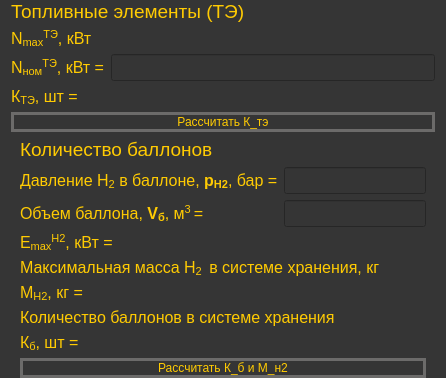
             <widget class="QWidget" name="verticalWidget" native="true">
              <property name="styleSheet">
               <string notr="true">background-color: rgb(53,53, 53);</string>
              </property>
              <layout class="QVBoxLayout" name="verticalLayout_6">
               <property name="topMargin">
                <number>0</number>
               </property>
               <property name="bottomMargin">
                <number>0</number>
               </property>
               <item>
                <widget class="QLabel" name="label_19">
                 <property name="styleSheet">
                  <string notr="true">background-color: rgb(53,53, 53);
color: rgb(255, 203, 2);
</string>
                 </property>
                 <property name="text">
                  <string>&lt;html&gt;&lt;head/&gt;&lt;body&gt;&lt;p&gt;&lt;span style=&quot; font-size:14pt;&quot;&gt;Топливные элементы (ТЭ)&lt;/span&gt;&lt;/p&gt;&lt;/body&gt;&lt;/html&gt;</string>
                 </property>
                </widget>
               </item>
               <item>
                <layout class="QFormLayout" name="formLayout_4">
                 <item row="1" column="0">
                  <widget class="QLabel" name="label_20">
                   <property name="toolTip">
                    <string>&lt;html&gt;&lt;head/&gt;&lt;body&gt;&lt;p&gt;&lt;span style=&quot; font-family:'Times New Roman,serif'; font-size:12pt; color:#353535;&quot;&gt;Максимальная мощность топливного элемента&lt;/span&gt;&lt;/p&gt;&lt;/body&gt;&lt;/html&gt;</string>
                   </property>
                   <property name="whatsThis">
                    <string>&lt;html&gt;&lt;head/&gt;&lt;body&gt;&lt;p&gt;&lt;span style=&quot; font-family:'Times New Roman,serif'; font-size:12pt; color:#353535;&quot;&gt;Максимальная мощность топливного элемента&lt;/span&gt;&lt;/p&gt;&lt;/body&gt;&lt;/html&gt;</string>
                   </property>
                   <property name="styleSheet">
                    <string notr="true">background-color: rgb(53,53, 53);
color: rgb(255, 203, 2);
</string>
                   </property>
                   <property name="text">
                    <string>&lt;html&gt;&lt;head/&gt;&lt;body&gt;&lt;p&gt;&lt;span style=&quot; font-family:'Times New Roman,serif'; font-size:12pt;&quot;&gt;N&lt;/span&gt;&lt;span style=&quot; font-family:'Times New Roman,serif'; font-size:12pt; vertical-align:sub;&quot;&gt;max&lt;/span&gt;&lt;span style=&quot; font-family:'Times New Roman,serif'; font-size:12pt; vertical-align:super;&quot;&gt;ТЭ&lt;/span&gt;&lt;span style=&quot; font-family:'Times New Roman,serif'; font-size:12pt;&quot;&gt;, кВт &lt;/span&gt;&lt;/p&gt;&lt;/body&gt;&lt;/html&gt;</string>
                   </property>
                  </widget>
                 </item>
                 <item row="1" column="1">
                  <widget class="QLabel" name="label_35">
                   <property name="font">
                    <font>
                     <pointsize>12</pointsize>
                    </font>
                   </property>
                   <property name="styleSheet">
                    <string notr="true">background-color: rgb(53,53, 53);
color: rgb(255, 203, 2);</string>
                   </property>
                   <property name="text">
                    <string/>
                   </property>
                  </widget>
                 </item>
                 <item row="2" column="0">
                  <widget class="QLabel" name="label_21">
                   <property name="toolTip">
                    <string>&lt;html&gt;&lt;head/&gt;&lt;body&gt;&lt;p&gt;&lt;span style=&quot; font-family:'Times New Roman,serif'; font-size:12pt; color:#353535;&quot;&gt;Номинальное значение одной энергоустановки на топливных элементах&lt;/span&gt;&lt;/p&gt;&lt;/body&gt;&lt;/html&gt;</string>
                   </property>
                   <property name="whatsThis">
                    <string>&lt;html&gt;&lt;head/&gt;&lt;body&gt;&lt;p&gt;&lt;span style=&quot; font-family:'Times New Roman,serif'; font-size:12pt; color:#353535;&quot;&gt;Номинальное значение одной энергоустановки на топливных элементах&lt;/span&gt;&lt;/p&gt;&lt;/body&gt;&lt;/html&gt;</string>
                   </property>
                   <property name="styleSheet">
                    <string notr="true">background-color: rgb(53,53, 53);
color: rgb(255, 203, 2);
</string>
                   </property>
                   <property name="text">
                    <string>&lt;html&gt;&lt;head/&gt;&lt;body&gt;&lt;p&gt;&lt;span style=&quot; font-family:'Times New Roman,serif'; font-size:12pt;&quot;&gt;N&lt;/span&gt;&lt;span style=&quot; font-family:'Times New Roman,serif'; font-size:12pt; vertical-align:sub;&quot;&gt;ном&lt;/span&gt;&lt;span style=&quot; font-family:'Times New Roman,serif'; font-size:12pt; vertical-align:super;&quot;&gt;ТЭ&lt;/span&gt;&lt;span style=&quot; font-family:'Times New Roman,serif'; font-size:12pt;&quot;&gt;, кВт =&lt;/span&gt;&lt;/p&gt;&lt;/body&gt;&lt;/html&gt;</string>
                   </property>
                  </widget>
                 </item>
                 <item row="2" column="1">
                  <widget class="QLineEdit" name="lineEdit_10">
                   <property name="font">
                    <font>
                     <pointsize>12</pointsize>
                    </font>
                   </property>
                   <property name="styleSheet">
                    <string notr="true">background-color: rgb(53,53, 53);
color: rgb(255, 203, 2);
</string>
                   </property>
                  </widget>
                 </item>
                 <item row="3" column="0">
                  <widget class="QLabel" name="label_22">
                   <property name="toolTip">
                    <string>&lt;html&gt;&lt;head/&gt;&lt;body&gt;&lt;p&gt;&lt;span style=&quot; font-family:'Times New Roman,serif'; font-size:12pt; color:#353535;&quot;&gt;Количество топливных элементов&lt;/span&gt;&lt;/p&gt;&lt;/body&gt;&lt;/html&gt;</string>
                   </property>
                   <property name="whatsThis">
                    <string>&lt;html&gt;&lt;head/&gt;&lt;body&gt;&lt;p&gt;&lt;span style=&quot; font-family:'Times New Roman,serif'; font-size:12pt; color:#353535;&quot;&gt;Количество топливных элементов&lt;/span&gt;&lt;/p&gt;&lt;/body&gt;&lt;/html&gt;</string>
                   </property>
                   <property name="styleSheet">
                    <string notr="true">background-color: rgb(53,53, 53);
color: rgb(255, 203, 2);</string>
                   </property>
                   <property name="text">
                    <string>&lt;html&gt;&lt;head/&gt;&lt;body&gt;&lt;p&gt;&lt;span style=&quot; font-family:'Times New Roman,serif'; font-size:12pt;&quot;&gt;К&lt;/span&gt;&lt;span style=&quot; font-family:'Times New Roman,serif'; font-size:12pt; vertical-align:sub;&quot;&gt;ТЭ&lt;/span&gt;&lt;span style=&quot; font-size:12pt;&quot;&gt;, шт =&lt;/span&gt;&lt;/p&gt;&lt;/body&gt;&lt;/html&gt;</string>
                   </property>
                  </widget>
                 </item>
                 <item row="3" column="1">
                  <widget class="QLabel" name="label_36">
                   <property name="font">
                    <font>
                     <pointsize>12</pointsize>
                    </font>
                   </property>
                   <property name="styleSheet">
                    <string notr="true">background-color: rgb(53,53, 53);
color: rgb(255, 203, 2);
</string>
                   </property>
                   <property name="text">
                    <string/>
                   </property>
                  </widget>
                 </item>
                </layout>
               </item>
               <item>
                <widget class="QPushButton" name="pushButton_4">
                 <property name="styleSheet">
                  <string notr="true">background-color: rgb(53,53, 53);
color: rgb(255, 203, 2);
font: 75 13pt &quot;Sitka Text&quot;;
border:3px solid rgb(0,0,0);
border-radius: 15px;
border-color:#6C6B6A;</string>
                 </property>
                 <property name="text">
                  <string>Рассчитать К_тэ</string>
                 </property>
                </widget>
               </item>
               <item>
                <widget class="QWidget" name="verticalWidget" native="true">
                 <property name="styleSheet">
                  <string notr="true">background-color: rgb(53,53, 53);
color: rgb(255, 203, 2);
border-color: rgb(85, 85, 127);
</string>
                 </property>
                 <layout class="QVBoxLayout" name="verticalLayout_7">
                  <property name="topMargin">
                   <number>0</number>
                  </property>
                  <property name="bottomMargin">
                   <number>0</number>
                  </property>
                  <item>
                   <widget class="QLabel" name="label_23">
                    <property name="styleSheet">
                     <string notr="true">background-color: rgb(53,53, 53);
color: rgb(255, 203, 2);
</string>
                    </property>
                    <property name="text">
                     <string>&lt;html&gt;&lt;head/&gt;&lt;body&gt;&lt;p&gt;&lt;span style=&quot; font-size:14pt;&quot;&gt;Количество баллонов&lt;/span&gt;&lt;/p&gt;&lt;/body&gt;&lt;/html&gt;</string>
                    </property>
                   </widget>
                  </item>
                  <item>
                   <layout class="QFormLayout" name="formLayout_5">
                    <item row="0" column="0">
                     <widget class="QLabel" name="label_24">
                      <property name="styleSheet">
                       <string notr="true">background-color: rgb(53,53, 53);
color: rgb(255, 203, 2);</string>
                      </property>
                      <property name="text">
                       <string>&lt;html&gt;&lt;head/&gt;&lt;body&gt;&lt;p&gt;&lt;span style=&quot; font-family:'Times New Roman,serif'; font-size:12pt;&quot;&gt;Давление H&lt;/span&gt;&lt;span style=&quot; font-family:'Times New Roman,serif'; font-size:12pt; vertical-align:sub;&quot;&gt;2&lt;/span&gt;&lt;span style=&quot; font-family:'Times New Roman,serif'; font-size:12pt;&quot;&gt; в баллоне, &lt;/span&gt;&lt;span style=&quot; font-family:'Times New Roman,serif'; font-size:12pt; font-weight:600;&quot;&gt;p&lt;/span&gt;&lt;span style=&quot; font-family:'Times New Roman,serif'; font-size:12pt; font-weight:600; vertical-align:sub;&quot;&gt;H2&lt;/span&gt;&lt;span style=&quot; font-family:'Times New Roman,serif'; font-size:12pt;&quot;&gt;, бар =&lt;/span&gt;&lt;/p&gt;&lt;/body&gt;&lt;/html&gt;</string>
                      </property>
                     </widget>
                    </item>
                    <item row="0" column="1">
                     <widget class="QLineEdit" name="lineEdit_11">
                      <property name="font">
                       <font>
                        <pointsize>12</pointsize>
                       </font>
                      </property>
                      <property name="styleSheet">
                       <string notr="true">background-color: rgb(53,53, 53);
color: rgb(255, 203, 2);</string>
                      </property>
                     </widget>
                    </item>
                    <item row="1" column="0">
                     <widget class="QLabel" name="label_25">
                      <property name="styleSheet">
                       <string notr="true">background-color: rgb(53,53, 53);
color: rgb(255, 203, 2);</string>
                      </property>
                      <property name="text">
                       <string>&lt;html&gt;&lt;head/&gt;&lt;body&gt;&lt;p&gt;&lt;span style=&quot; font-family:'Times New Roman,serif'; font-size:12pt;&quot;&gt;Объем баллона, &lt;/span&gt;&lt;span style=&quot; font-family:'Times New Roman,serif'; font-size:12pt; font-weight:600;&quot;&gt;V&lt;/span&gt;&lt;span style=&quot; font-family:'Times New Roman,serif'; font-size:12pt; font-weight:600; vertical-align:sub;&quot;&gt;б&lt;/span&gt;&lt;span style=&quot; font-family:'Times New Roman,serif'; font-size:12pt;&quot;&gt;, м&lt;/span&gt;&lt;span style=&quot; font-family:'Times New Roman,serif'; font-size:12pt; vertical-align:super;&quot;&gt;3 &lt;/span&gt;&lt;span style=&quot; font-family:'Times New Roman,serif'; font-size:12pt;&quot;&gt;=&lt;/span&gt;&lt;/p&gt;&lt;/body&gt;&lt;/html&gt;</string>
                      </property>
                     </widget>
                    </item>
                    <item row="1" column="1">
                     <widget class="QLineEdit" name="lineEdit_12">
                      <property name="font">
                       <font>
                        <pointsize>12</pointsize>
                       </font>
                      </property>
                      <property name="styleSheet">
                       <string notr="true">background-color: rgb(53,53, 53);
color: rgb(255, 203, 2);</string>
                      </property>
                     </widget>
                    </item>
                    <item row="2" column="0">
                     <widget class="QLabel" name="label_26">
                      <property name="toolTip">
                       <string>&lt;html&gt;&lt;head/&gt;&lt;body&gt;&lt;p&gt;&lt;span style=&quot; font-family:'Times New Roman,serif'; font-size:12pt; color:#353535;&quot;&gt;Максимальная энергия, запасенная в водороде&lt;/span&gt;&lt;/p&gt;&lt;/body&gt;&lt;/html&gt;</string>
                      </property>
                      <property name="whatsThis">
                       <string>&lt;html&gt;&lt;head/&gt;&lt;body&gt;&lt;p&gt;&lt;span style=&quot; font-family:'Times New Roman,serif'; font-size:12pt; color:#353535;&quot;&gt;Максимальная энергия, запасенная в водороде&lt;/span&gt;&lt;/p&gt;&lt;/body&gt;&lt;/html&gt;</string>
                      </property>
                      <property name="styleSheet">
                       <string notr="true">background-color: rgb(53,53, 53);
color: rgb(255, 203, 2);</string>
                      </property>
                      <property name="text">
                       <string>&lt;html&gt;&lt;head/&gt;&lt;body&gt;&lt;p&gt;&lt;span style=&quot; font-family:'Times New Roman,serif'; font-size:12pt;&quot;&gt;E&lt;/span&gt;&lt;span style=&quot; font-family:'Times New Roman,serif'; font-size:12pt; vertical-align:sub;&quot;&gt;max&lt;/span&gt;&lt;span style=&quot; font-family:'Times New Roman,serif'; font-size:12pt; vertical-align:super;&quot;&gt;H2&lt;/span&gt;&lt;span style=&quot; font-family:'Times New Roman,serif'; font-size:12pt;&quot;&gt;, кВт =&lt;/span&gt;&lt;/p&gt;&lt;/body&gt;&lt;/html&gt;</string>
                      </property>
                     </widget>
                    </item>
                    <item row="2" column="1">
                     <widget class="QLabel" name="label_37">
                      <property name="font">
                       <font>
                        <pointsize>12</pointsize>
                       </font>
                      </property>
                      <property name="styleSheet">
                       <string notr="true">background-color: rgb(53,53, 53);
color: rgb(255, 203, 2);</string>
                      </property>
                      <property name="text">
                       <string/>
                      </property>
                     </widget>
                    </item>
                   </layout>
                  </item>
                  <item>
                   <widget class="QLabel" name="label_27">
                    <property name="styleSheet">
                     <string notr="true">background-color: rgb(53,53, 53);
color: rgb(255, 203, 2);</string>
                    </property>
                    <property name="text">
                     <string>&lt;html&gt;&lt;head/&gt;&lt;body&gt;&lt;p&gt;&lt;span style=&quot; font-family:'Times New Roman,serif'; font-size:12pt;&quot;&gt;Максимальная масса H&lt;/span&gt;&lt;span style=&quot; font-family:'Times New Roman,serif'; font-size:12pt; vertical-align:sub;&quot;&gt;2 &lt;/span&gt;&lt;span style=&quot; font-family:'Times New Roman,serif'; font-size:12pt;&quot;&gt; в системе хранения, кг &lt;/span&gt;&lt;/p&gt;&lt;/body&gt;&lt;/html&gt;</string>
                    </property>
                   </widget>
                  </item>
                  <item>
                   <layout class="QFormLayout" name="formLayout_6">
                    <item row="0" column="0">
                     <widget class="QLabel" name="label_28">
                      <property name="styleSheet">
                       <string notr="true">background-color: rgb(53,53, 53);
color: rgb(255, 203, 2);</string>
                      </property>
                      <property name="text">
                       <string>&lt;html&gt;&lt;head/&gt;&lt;body&gt;&lt;p&gt;&lt;span style=&quot; font-family:'Times New Roman,serif'; font-size:12pt;&quot;&gt;М&lt;/span&gt;&lt;span style=&quot; font-family:'Times New Roman,serif'; font-size:12pt; vertical-align:sub;&quot;&gt;H2&lt;/span&gt;&lt;span style=&quot; font-family:'Times New Roman,serif'; font-size:12pt;&quot;&gt;, кг =&lt;/span&gt;&lt;/p&gt;&lt;/body&gt;&lt;/html&gt;</string>
                      </property>
                     </widget>
                    </item>
                    <item row="0" column="1">
                     <widget class="QLabel" name="label_38">
                      <property name="font">
                       <font>
                        <pointsize>12</pointsize>
                       </font>
                      </property>
                      <property name="styleSheet">
                       <string notr="true">background-color: rgb(53,53, 53);
color: rgb(255, 203, 2);</string>
                      </property>
                      <property name="text">
                       <string/>
                      </property>
                     </widget>
                    </item>
                   </layout>
                  </item>
                  <item>
                   <widget class="QLabel" name="label_29">
                    <property name="styleSheet">
                     <string notr="true">background-color: rgb(53,53, 53);
color: rgb(255, 203, 2);</string>
                    </property>
                    <property name="text">
                     <string>&lt;html&gt;&lt;head/&gt;&lt;body&gt;&lt;p&gt;&lt;span style=&quot; font-size:12pt;&quot;&gt;Количество баллонов в системе хранения&lt;/span&gt;&lt;/p&gt;&lt;/body&gt;&lt;/html&gt;</string>
                    </property>
                   </widget>
                  </item>
                  <item>
                   <layout class="QFormLayout" name="formLayout_7">
                    <item row="0" column="0">
                     <widget class="QLabel" name="label_30">
                      <property name="styleSheet">
                       <string notr="true">background-color: rgb(53,53, 53);
color: rgb(255, 203, 2);</string>
                      </property>
                      <property name="text">
                       <string>&lt;html&gt;&lt;head/&gt;&lt;body&gt;&lt;p&gt;&lt;span style=&quot; font-size:12pt;&quot;&gt;К&lt;/span&gt;&lt;span style=&quot; font-size:12pt; vertical-align:sub;&quot;&gt;б&lt;/span&gt;&lt;span style=&quot; font-size:12pt;&quot;&gt;, шт =&lt;/span&gt;&lt;/p&gt;&lt;/body&gt;&lt;/html&gt;</string>
                      </property>
                     </widget>
                    </item>
                    <item row="0" column="1">
                     <widget class="QLabel" name="label_39">
                      <property name="font">
                       <font>
                        <pointsize>12</pointsize>
                       </font>
                      </property>
                      <property name="styleSheet">
                       <string notr="true">background-color: rgb(53,53, 53);
color: rgb(255, 203, 2);</string>
                      </property>
                      <property name="text">
                       <string/>
                      </property>
                     </widget>
                    </item>
                   </layout>
                  </item>
                  <item>
                   <widget class="QPushButton" name="pushButton_5">
                    <property name="styleSheet">
                     <string notr="true">background-color: rgb(53,53, 53);
color: rgb(255, 203, 2);
font: 75 13pt &quot;Sitka Text&quot;;
border:3px solid rgb(0,0,0);
border-radius: 15px;
border-color:#6C6B6A;</string>
                    </property>
                    <property name="text">
                     <string>Рассчитать К_б и М_н2</string>
                    </property>
                   </widget>
                  </item>
                 </layout>
                </widget>
               </item>
              </layout>
             </widget>
